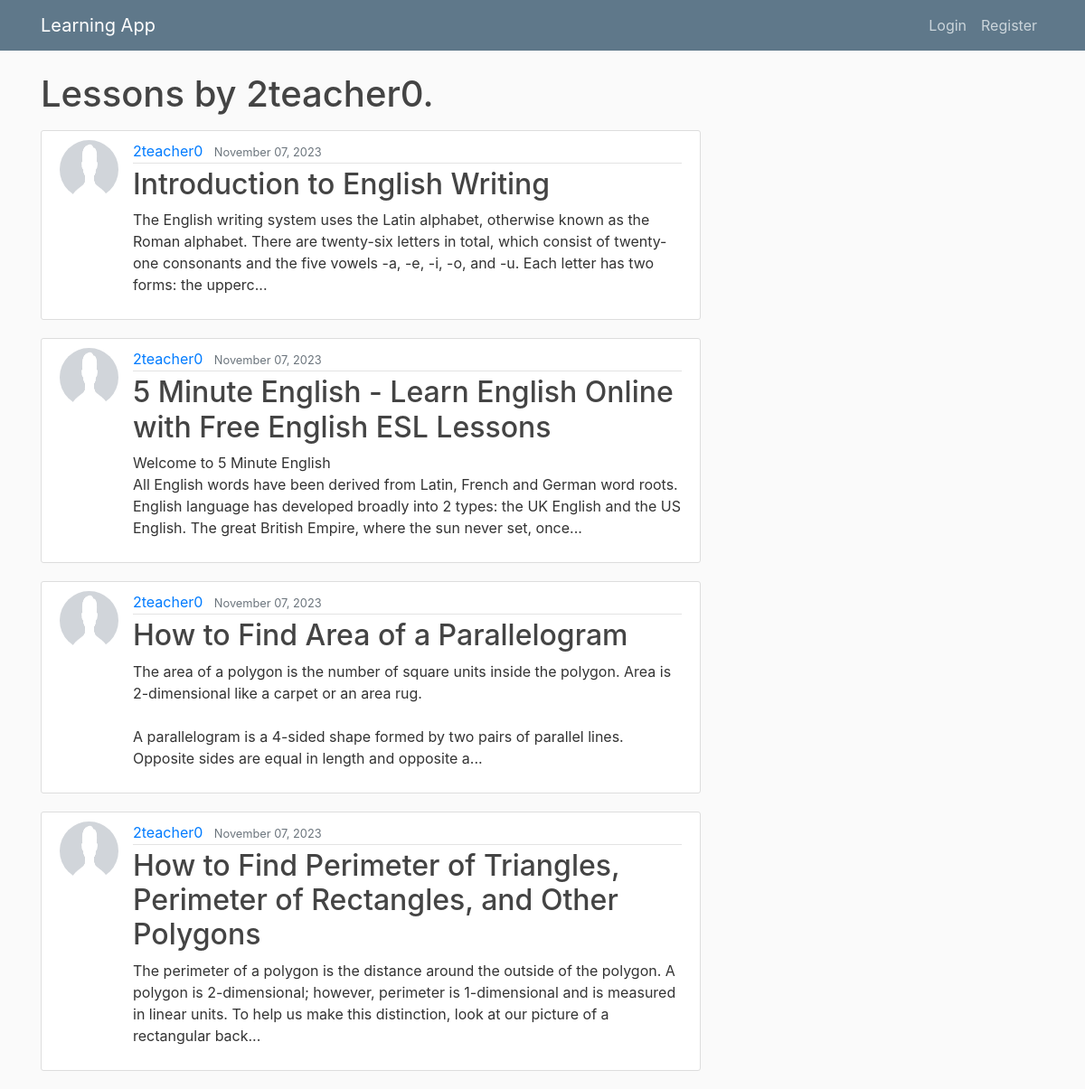
/profile/lesson/2teacher0/, run on an earlier commit of the app's database.
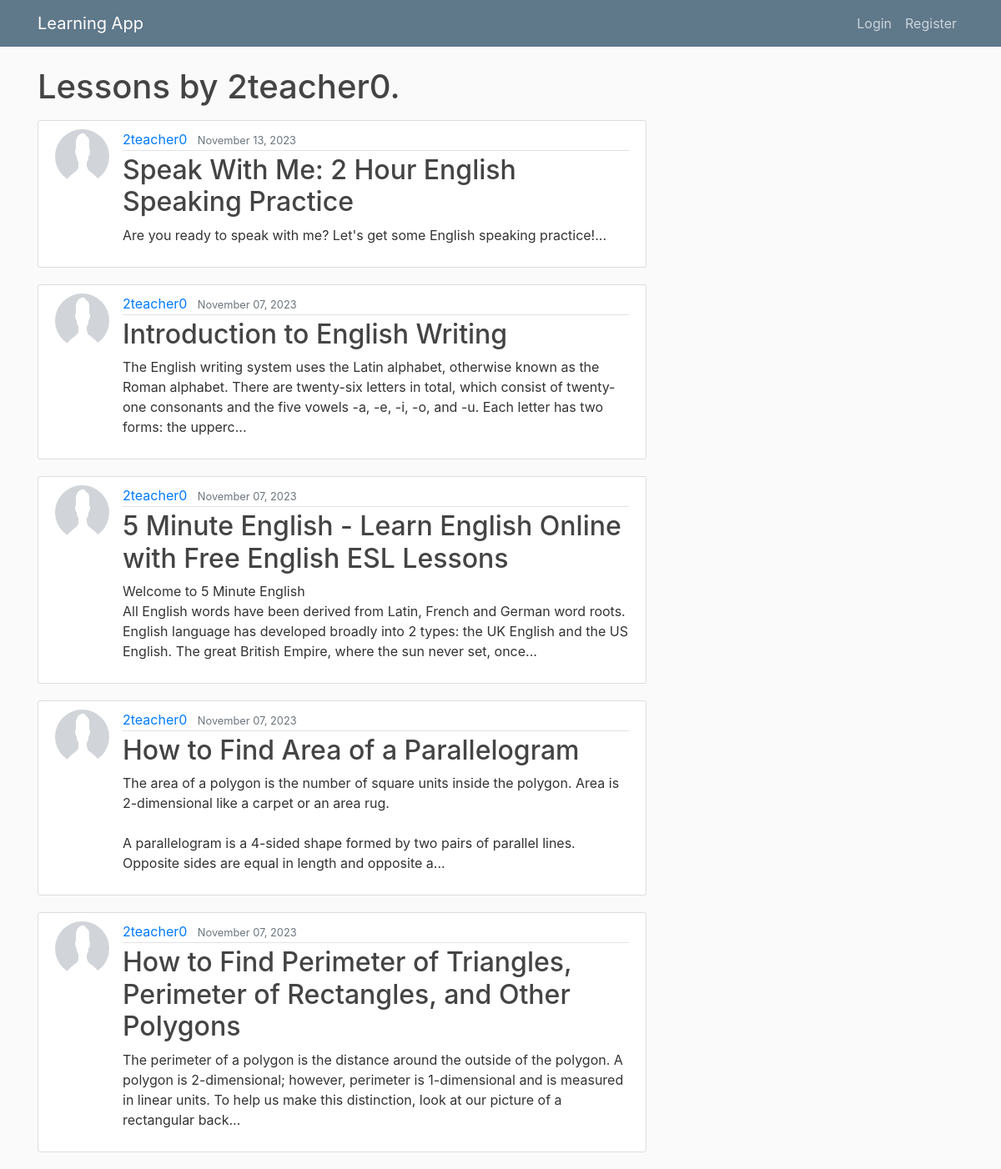
And on a later commit of the database.
### learning_app/models.py (models this page shows, shortened)
class Lesson(models.Model):
    title = models.CharField(max_length=200)
    content = models.TextField()
    date = models.DateTimeField(default=timezone.now)
    author = models.ForeignKey(User, on_delete=models.CASCADE, null=True)
    post_visits = models.IntegerField(default=0)
    document = models.FileField(upload_to='documents/', null=True, blank=True)
    video = models.URLField(max_length=200, null=True, blank=True)
    animation = models.FileField(upload_to='animations/', null=True, blank=True)
    course = models.ForeignKey(Course, on_delete=models.CASCADE, related_name='lessons', default=4)

class Profile(models.Model):
    user = models.OneToOneField(User, on_delete=models.CASCADE)
    image = models.ImageField(default='default.png', upload_to='profile_pics')
    ROLE_CHOICES = [
        ('TEACHER', 'Teacher'),
        ('STUDENT', 'Student'),
        ('ADMIN', 'Admin')
    ]
    role = models.CharField(max_length=10, choices=ROLE_CHOICES, default='STUDENT')

### learning_app/views.py (the view)
# urls.py: path('profile/lesson/<str:username>/', UserLessonListView.as_view(), name='user-lessons'),  # individual users lessons
class UserLessonListView(ListView):
    model = Lesson
    template_name = 'learning_app/user_lesson.html'  # <app>/<model>_<viewtype>.html
    context_object_name = 'lessons'
    def get_queryset(self):
        user = get_object_or_404(User, username=self.kwargs.get('username'))
        return Lesson.objects.filter(author=user).order_by('-date')

### learning_app/templates/learning_app/user_lesson.html
{% extends "learning_app/base.html" %}
{% load crispy_forms_tags %}
{% block content %}
    <h1 class="mb-3" >Lessons by {{ view.kwargs.username }}. </h1>
    {% for lesson in lessons %}
        <article class="media content-section">
            <img class="rounded-circle article-img" src="{{ lesson.author.profile.image.url }}">
            <div class="media-body">
                <div class="article-metadata">
                    <a class="mr-2" href="{% url 'user-lessons' lesson.author.username %}">{{ lesson.author }}</a>
                    <small class="text-muted">{{ lesson.date|date:"F d, Y" }}</small>
                </div>
                <h2><a class="article-title " href="{% url 'lesson-detail' lesson.id %}">{{ lesson.title }}</a></h2>
                <p class="article-content">{{ lesson.content|slice:":250"  }}...</p>
            </div>
        </article>
    {% endfor %}
{% endblock content %}

What changed in the data, as far as the page shows it:
added Lesson: author.profile.image (placeholder picture), author "2teacher0", date "November 13, 2023", title "Speak With Me: 2 Hour English Speaking Practice", content "Are you ready to speak with me? Let's get some English speaking practice!"
